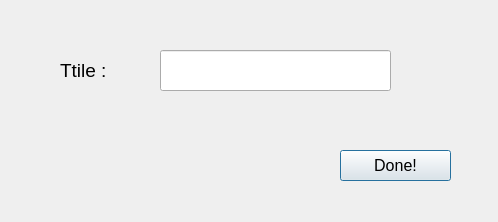
<?xml version="1.0" encoding="UTF-8"?>
<ui version="4.0">
 <class>tasksetting</class>
 <widget class="QDialog" name="tasksetting">
  <property name="geometry">
   <rect>
    <x>0</x>
    <y>0</y>
    <width>498</width>
    <height>222</height>
   </rect>
  </property>
  <property name="windowTitle">
   <string>Dialog</string>
  </property>
  <widget class="QLineEdit" name="lineEdit">
   <property name="geometry">
    <rect>
     <x>160</x>
     <y>50</y>
     <width>231</width>
     <height>41</height>
    </rect>
   </property>
   <property name="font">
    <font>
     <pointsize>12</pointsize>
    </font>
   </property>
  </widget>
  <widget class="QLabel" name="label">
   <property name="geometry">
    <rect>
     <x>60</x>
     <y>50</y>
     <width>81</width>
     <height>41</height>
    </rect>
   </property>
   <property name="font">
    <font>
     <pointsize>14</pointsize>
    </font>
   </property>
   <property name="text">
    <string>Ttile :</string>
   </property>
  </widget>
  <widget class="QPushButton" name="pushButton">
   <property name="geometry">
    <rect>
     <x>340</x>
     <y>150</y>
     <width>111</width>
     <height>31</height>
    </rect>
   </property>
   <property name="font">
    <font>
     <pointsize>12</pointsize>
    </font>
   </property>
   <property name="text">
    <string>Done!</string>
   </property>
  </widget>
  <widget class="QLabel" name="label_2">
   <property name="geometry">
    <rect>
     <x>156</x>
     <y>100</y>
     <width>231</width>
     <height>20</height>
    </rect>
   </property>
   <property name="font">
    <font>
     <pointsize>12</pointsize>
    </font>
   </property>
   <property name="text">
    <string/>
   </property>
  </widget>
 </widget>
 <resources/>
 <connections/>
</ui>
